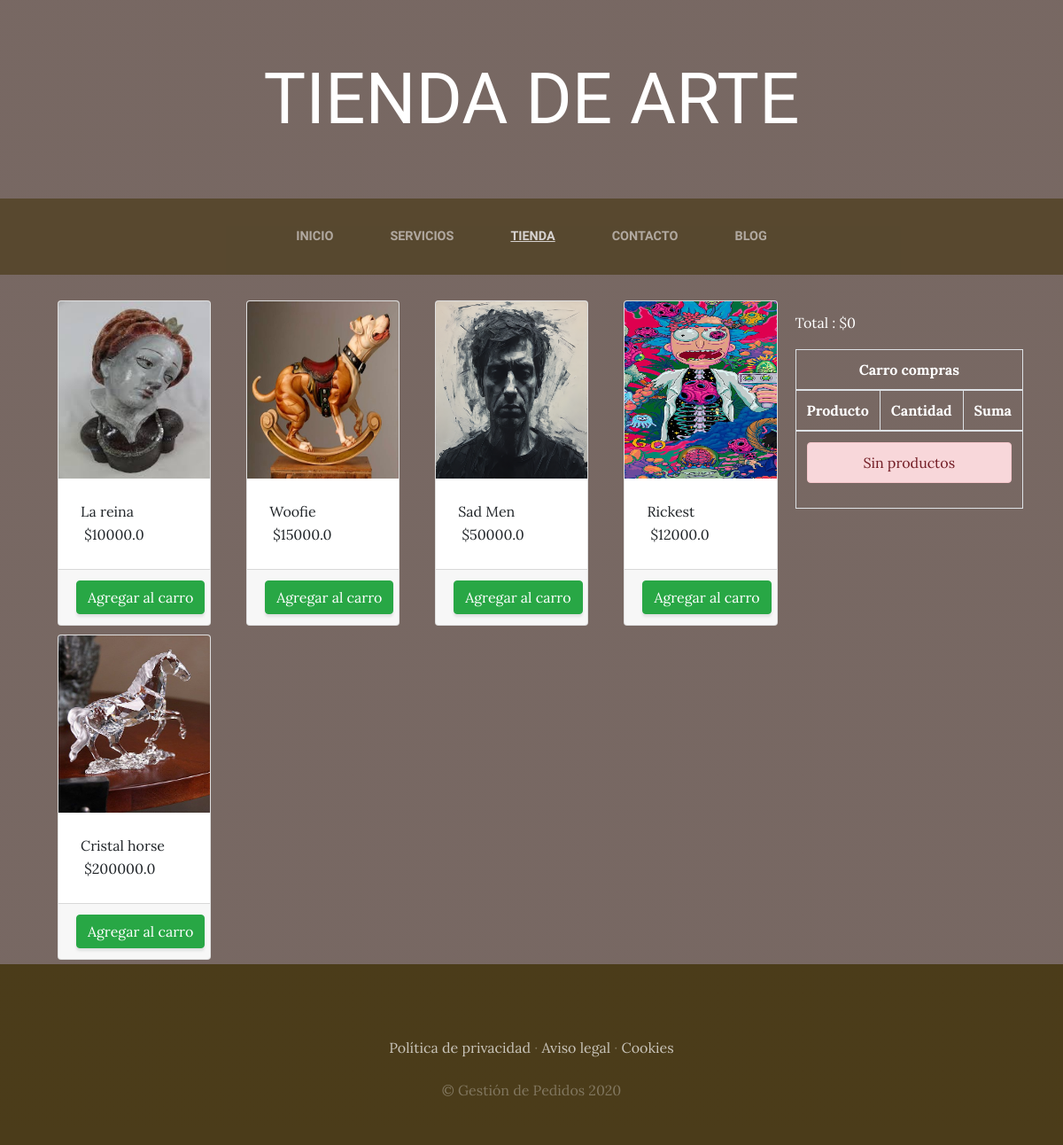
The app's page /tienda/ with its own data.
### tienda/models.py (models this page shows)
class Producto(models.Model):
    nombre=models.CharField(max_length=50)
    categorias=models.ForeignKey(CategoriaProd, on_delete=models.CASCADE)
    imagen=models.ImageField(upload_to="tienda", null=True, blank=True)
    precio=models.FloatField()
    disponibilidad=models.BooleanField(default=True)
    created=models.DateTimeField(auto_now_add=True)
    updated=models.DateTimeField(auto_now_add=True)
    class Meta:
        verbose_name="Producto"
        verbose_name_plural="Productos"

### tienda/views.py (the view)
# urls.py: path('tienda/', include('tienda.urls')),
def tienda (request):
    productos=Producto.objects.all
    return render(request,"tienda/tienda.html",{"productos":productos})

### carro/context_processors.py (called while the page is built)
def importe_total_carro(request):
    carro = Carro(request)
    total=0
    if request.user.is_authenticated:
        for key, value in request.session["carro"].items():
            total=total+(float(value["precio"])*value["cantidad"])
    return{"importe_total_carro": total}

### tienda/templates/tienda/tienda.html
{% extends "museoap/base.html" %}
{% load static %}
{% block content %}
<br>
<div class="container">
    <div class="float-right mt-3 me-3">
        <p style="color: white;">Total : ${{importe_total_carro}}</p>
        {% include "carro/widget.html"%}
    </div>
    <div class="row">
        {% for producto in productos %}
            <div class= "col-md-3">
                    <div class="card" style="width: 100% margin: 5px 5px;">
                        <img src="{{producto.imagen.url}}" class="card-img-top">
                        <div class="card-body" style="text-aling: center;">
                            <h7 class="card-titulo">{{producto.nombre}}</h7>
                            <p class="card-text">&nbsp;${{producto.precio}}</p>
                        </div>
                        <div class="card-footer text-center">
                            <a href="{%url 'carro:agregar' producto.id%}" class="btn btn-success">Agregar al carro</a>
                        </div>
                    </div>
            </div>
        {% endfor %}
    </div>
</div>
{% endblock %}

### Museoap/static/Museoap/css/gestion.css (style rules this page uses)
body { font-family: 'Lora'; background: linear-gradient(rgba(47, 23, 15, 0.65), rgba(47, 23, 15, 0.65)), url("../img/bg_main.jpg"); background-attachment: fixed; background-position: center; background-size: cover; }
p { line-height: 1.75; }
.btn { box-shadow: 0px 3px 3px 0px rgba(33, 37, 41, 0.1); }
.container { background-color: transparent; }
.card-img-top { max-width: 100%; height: 200px; }
.card-body { flex-grow: 1; display: flex; flex-direction: column; justify-content: center; margin: 5px 5px; }
.card { display: flex; flex-direction: column; margin: 5px 5px; }

### records on screen
Producto: imagen (picture), nombre "La reina", precio "10000.0"
Producto: imagen (picture), nombre "Woofie", precio "15000.0"
Producto: imagen (picture), nombre "Sad Men", precio "50000.0"
Producto: imagen (picture), nombre "Rickest", precio "12000.0"
Producto: imagen (picture), nombre "Cristal horse", precio "200000.0"

### other values on screen
{{ importe_total_carro }} "0"
